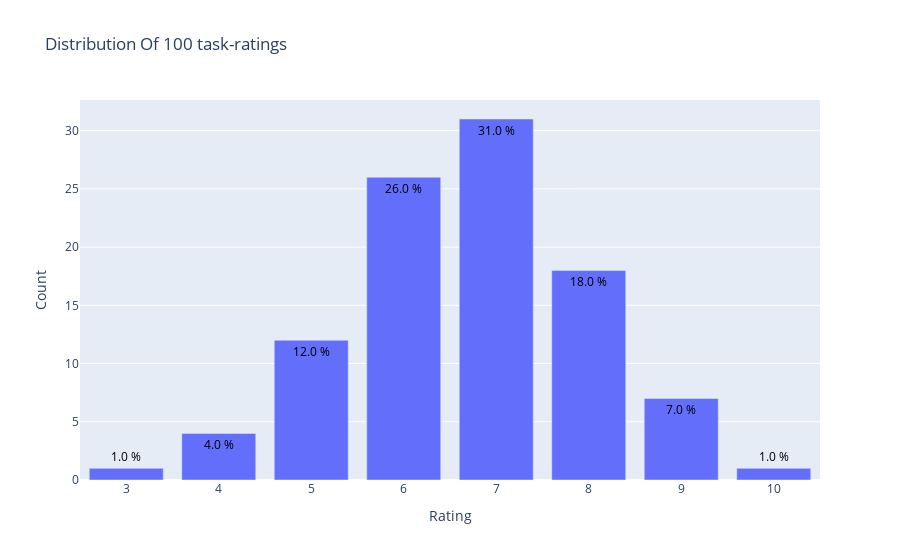

The notebook cell this image was saved under:
### Code cell
import plotly.graph_objs as go
from plotly.offline import init_notebook_mode, plot, iplot
#add
data = frame['rating'].value_counts().sort_index(ascending=False)
trace = go.Bar(x = data.index,
               text = ['{:.1f} %'.format(val) for val in (data.values / frame.shape[0] * 100)],
               textposition = 'auto',
               textfont = dict(color = '#000000'),
               y = data.values,
               )
# Create layout
layout = dict(title = 'Distribution Of {} task-ratings'.format(frame.shape[0]),
              xaxis = dict(title = 'Rating'),
              yaxis = dict(title = 'Count'))
# Create plot
fig = go.Figure(data=[trace], layout=layout)
iplot(fig)
#add

### Figure 1 — Plotly figure (JSON) as saved in the notebook; plotly's stock layout.template omitted (floating-point values rounded to 4 significant figures)
{"data": [{"text": ["1.0 %", "7.0 %", "18.0 %", "31.0 %", "26.0 %", "12.0 %", "4.0 %", "1.0 %"], "textfont": {"color": "#000000"}, "textposition": "auto", "type": "bar", "x": [10, 9, 8, 7, 6, 5, 4, 3], "y": [1, 7, 18, 31, 26, 12, 4, 1]}], "layout": {"title": {"text": "Distribution Of 100 task-ratings"}, "xaxis": {"title": {"text": "Rating"}}, "yaxis": {"title": {"text": "Count"}}}}
